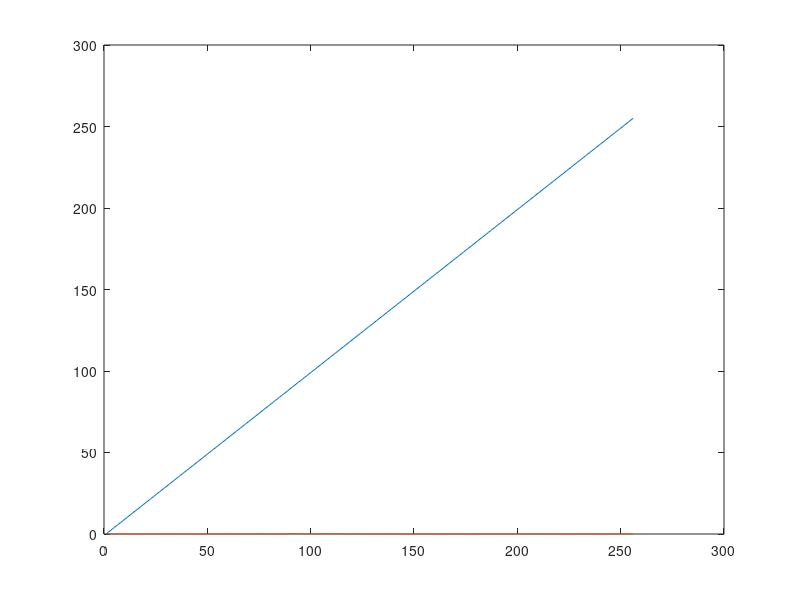

The MATLAB source for this figure:
clear;
close;
home;

dt = 1; %ns

results = load('example_event_bad.dat');
[n m] = size(results);
times = [0:1:n-1]*dt;
csw = results(:,1);
model = results(:,2);
model = circshift(model,[44,0]);

plot(csw)
hold on
plot(model)

results = [times' csw model]